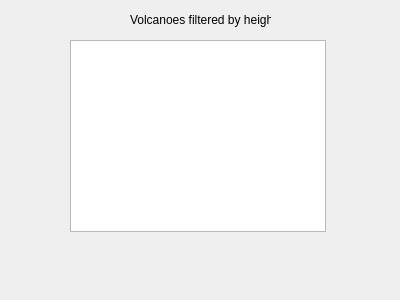
<?xml version="1.0" encoding="UTF-8"?>
<ui version="4.0">
 <class>Filter</class>
 <widget class="QWidget" name="Filter">
  <property name="geometry">
   <rect>
    <x>0</x>
    <y>0</y>
    <width>400</width>
    <height>300</height>
   </rect>
  </property>
  <property name="windowTitle">
   <string>Filter</string>
  </property>
  <widget class="QListWidget" name="FilterWidget">
   <property name="geometry">
    <rect>
     <x>70</x>
     <y>40</y>
     <width>256</width>
     <height>192</height>
    </rect>
   </property>
  </widget>
  <widget class="QLabel" name="label">
   <property name="geometry">
    <rect>
     <x>130</x>
     <y>10</y>
     <width>141</width>
     <height>20</height>
    </rect>
   </property>
   <property name="text">
    <string>Volcanoes filtered by height</string>
   </property>
  </widget>
 </widget>
 <layoutdefault spacing="6" margin="11"/>
 <resources/>
 <connections/>
</ui>
